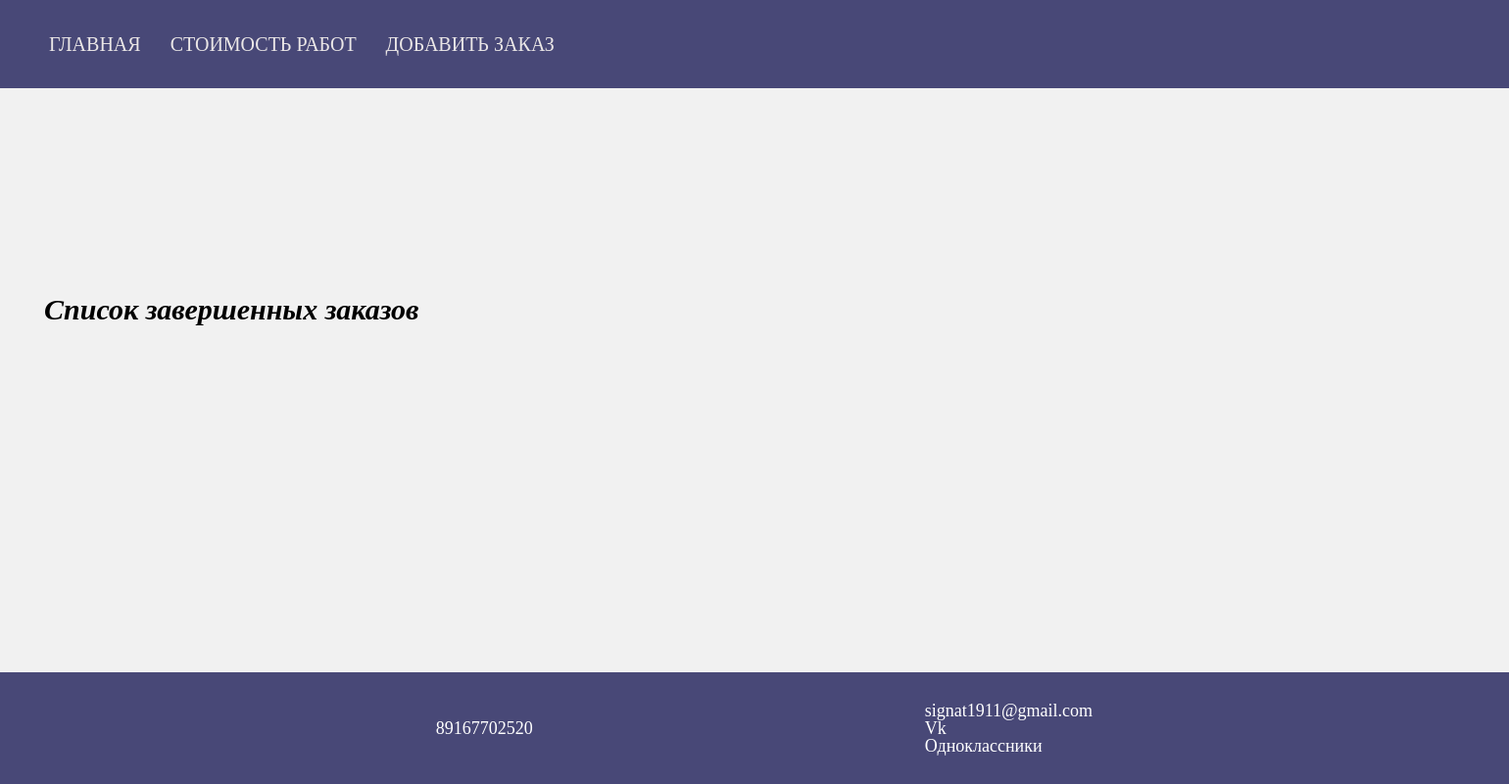
The app's page /complited/, older data.
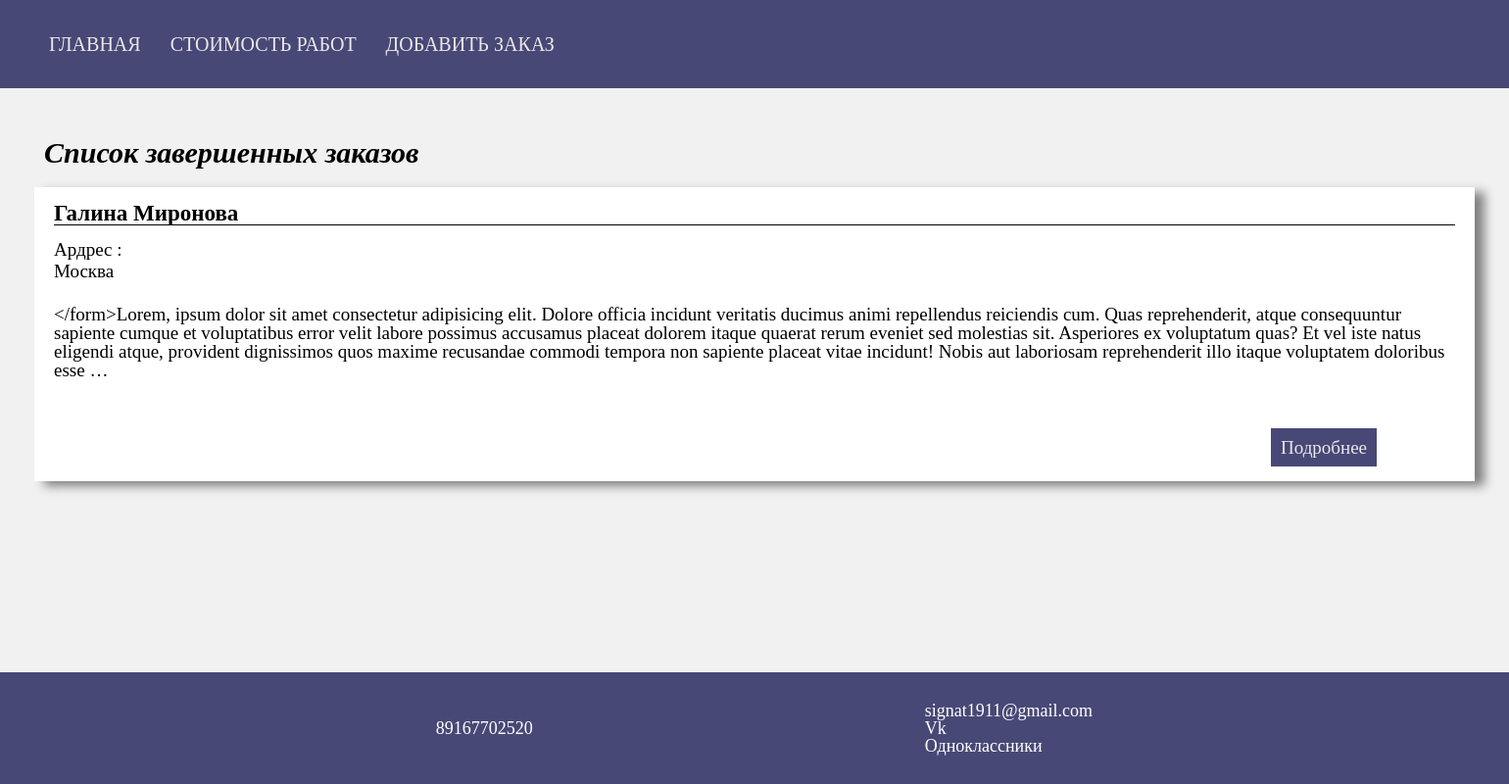
The same page, newer data.
### works/models.py (models this page shows, shortened)
class Order(models.Model):
    customer = models.CharField(max_length=150)
    phone = models.CharField(max_length=15)
    email = models.EmailField(blank=True, null=True)
    adress = models.CharField(max_length=250)
    description = models.TextField()
    tag = models.ManyToManyField('Tag', blank=True, related_name='orders')
    def get_complit_absolute_url(self):
        return reverse('complited_order_detail_url', kwargs={'order_id': self.id})

### works/views.py (the view)
# urls.py: path('complited/', ComplitedOrder.as_view(), name='complited_order_url'),
class ComplitedOrder(View):
    def get(self, request):
        tag = Tag.objects.all()
        return render(request, 'works/complited_order.html', context={'tag': tag})

### works/templates/works/complited_order.html (shortened to what this page needs)
{% extends 'base.html' %}
{% block content %}
<div class="container">
    <div class="orders_list_title">Список завершенных заказов</div>
    {% for tag in tag %}
    {% if tag.title == 'complited' %}
        {% for order in tag.orders.all %}
            <div class="order_card">
                <div class="order_name">{{ order.customer }}</div>
                <div class="order_adres">
                    <p class="adres_in_order">Ардрес :</p>
                    {{ order.adress }}
                </div>
                <div class="order_desc">{{ order.description|truncatewords:70 }}</div>
                <div class="btn_block"></div><a class="btn_desc btn_order" href="{{ order.get_complit_absolute_url }}">Подробнее</a>
            </div>
        {% endfor %}
    {% endif %}
{% endfor %}
</div>
{% endblock %}

Row changes from the older to the newer data that the page shows:
added Order: customer "Галина Миронова", adress "Москва", description "</form>Lorem, ipsum dolor sit amet consectetur adipisicing elit. Dolore officia incidunt veritatis ducimus animi repellendus reiciendis cum. Quas reprehenderit, atque consequuntur sapiente cumque et voluptatibus error velit labore possimus accusamus placeat dolorem itaque quaerat rerum eveniet sed molestias sit. Asperiores ex voluptatum quas? Et vel iste natus eligendi atque, provident dignissimos quos maxime recusandae commodi tempora non sapiente placeat vitae incidunt! Nobis aut laboriosam reprehenderit illo itaque voluptatem doloribus esse …"
